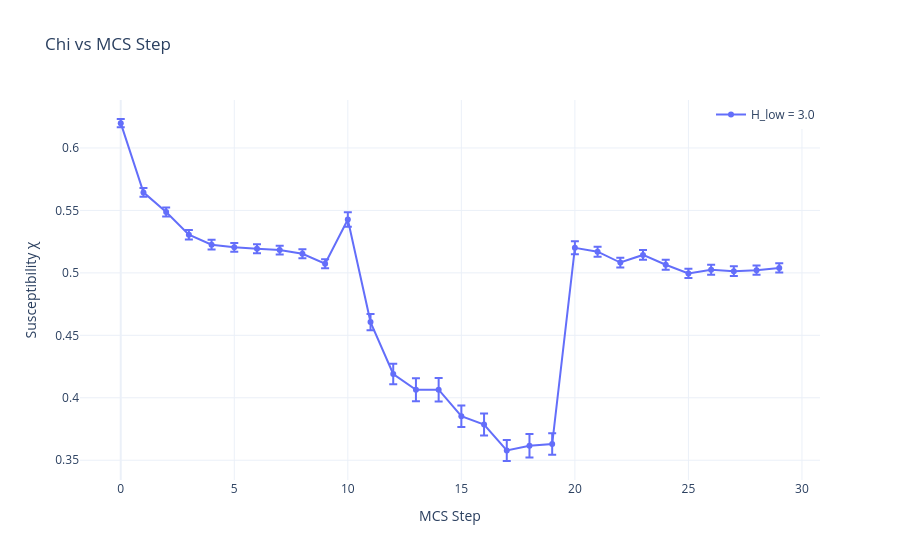

The cell this chart's notebook holds for it:
### Code cell
import plotly.graph_objects as go

# n_cycles = 1200  # Adjust if needed
fig = go.Figure()

# Sort by numeric H_low extracted from the filename
csv_files = sorted(csv_files, key=lambda f: float(re.search(r'H_low([0-9.]+)\.csv', f).group(1)))

for file in csv_files:
    # Extract H_low from filename
    match = re.search(r'H_low([0-9.]+)\.csv', file)
    if not match:
        continue
    H_low_val = float(match.group(1))

    # Load CSV
    df_all = pd.read_csv(file)

    # Group and compute mean & SEM
    grouped = df_all.groupby(['i', 'Ht']).agg(
        chi_mean=('chi', 'mean'),
        chi_std=("chi", lambda x: x.std(ddof=1) / np.sqrt(len(x)))
    ).reset_index()

    # grouped['chi_sem'] = grouped['chi_std'] / (n_cycles ** 0.5)

    # Add trace for this H_low
    fig.add_trace(go.Scatter(
        x=grouped["i"],
        y=grouped["chi_mean"],
        error_y=dict(
            type="data",
            array=grouped["chi_std"],
            visible=True
        ),
        mode="lines+markers",
        name=f"H_low = {H_low_val}" if H_low_val != 6.0 else "Ref (H_low = H_high)",
        hovertemplate=f"H_low={H_low_val}<br>i=%{{x}}<br>χ=%{{y:.3f}}<extra></extra>"
    ))

# Final layout
fig.update_layout(
    title="Chi vs MCS Step",
    xaxis_title="MCS Step",
    yaxis_title="Susceptibility χ",
    template="plotly_white",
    legend=dict(
        x=1,
        y=1,
        xanchor="right",
        yanchor="top"
    ),
    showlegend=True,  # <- force legend to appear
)

fig.write_html(f'negative_field_cycle_dim{dim}_H_high6.html')
fig.show()

### Figure 1 — Plotly figure (JSON) as saved in the notebook; plotly's stock layout.template omitted (floating-point values rounded to 4 significant figures)
{"data": [{"error_y": {"array": [0.003348, 0.003432, 0.003592, 0.003778, 0.003868, 0.00353, 0.003642, 0.003501, 0.003542, 0.003579, 0.005781, 0.006514, 0.008259, 0.009171, 0.009414, 0.008617, 0.008767, 0.008442, 0.009377, 0.008593, 0.005205, 0.003966, 0.003891, 0.003943, 0.003979, 0.003704, 0.003968, 0.003887, 0.003708, 0.003674], "type": "data", "visible": true}, "hovertemplate": "H_low=3.0<br>i=%{x}<br>χ=%{y:.3f}<extra></extra>", "mode": "lines+markers", "name": "H_low = 3.0", "x": [0, 1, 2, 3, 4, 5, 6, 7, 8, 9, 10, 11, 12, 13, 14, 15, 16, 17, 18, 19, 20, 21, 22, 23, 24, 25, 26, 27, 28, 29], "y": [0.6198, 0.5644, 0.5487, 0.5306, 0.5226, 0.5204, 0.5193, 0.5182, 0.5153, 0.5073, 0.5428, 0.4606, 0.419, 0.4064, 0.4065, 0.3852, 0.3786, 0.3578, 0.3616, 0.363, 0.5201, 0.517, 0.5083, 0.5144, 0.5065, 0.4996, 0.5025, 0.5014, 0.5021, 0.504], "type": "scatter"}], "layout": {"legend": {"x": 1, "y": 1, "xanchor": "right", "yanchor": "top"}, "title": {"text": "Chi vs MCS Step"}, "xaxis": {"title": {"text": "MCS Step"}}, "yaxis": {"title": {"text": "Susceptibility χ"}}, "showlegend": true}}
